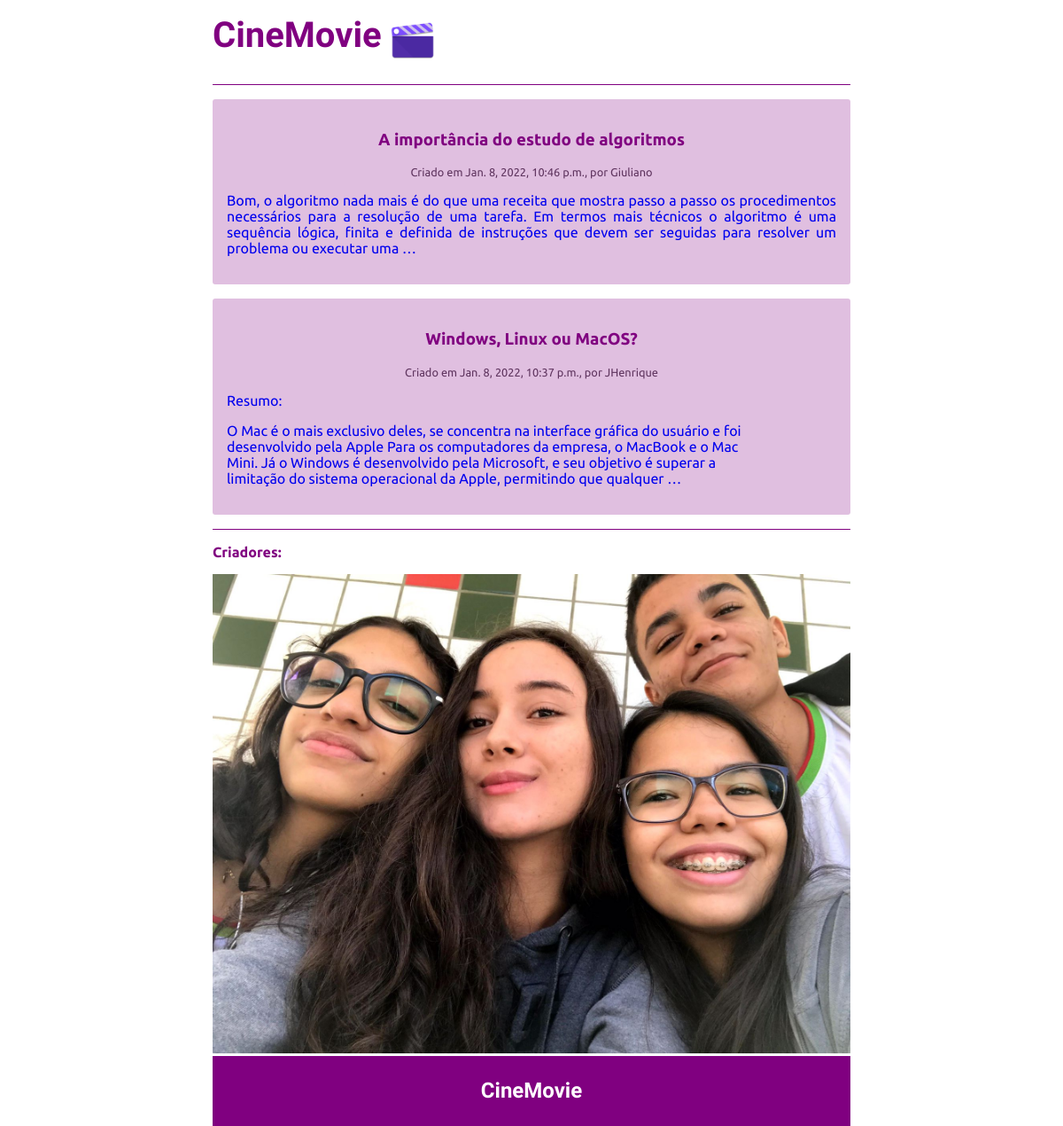
Screenshot of /blog/ with the database file from the repository.
### blog/models.py (models this page shows, shortened)
class Post(models.Model):
    title = models.CharField(max_length=255)
    slug = models.SlugField(max_length=255, unique=True)
    body = models.TextField()
    author = models.ForeignKey(User, on_delete=models.CASCADE)
    created = models.DateTimeField(auto_now_add=True)
    update = models.DateTimeField(auto_now=True)
    class Meta:
        ordering = ("-created",)
    def get_absolute_url(self):
        return reverse("blog:detail", kwargs={"slug": self.slug})

### blog/views.py (the view)
# urls.py: path('', views.PostListView.as_view(), name='list'),
class PostListView(ListView):
    model = Post

### blog/templates/blog/post_list.html (shortened to what this page needs)
{% extends 'blog/base.html' %}
{% block conteudo %}
{% for post in post_list %}
<section class="post">
    <a href="{{ post.get_absolute_url }}">
        <h3 class="titulo-post">{{post.title}}</h3>
        <p class="detalhes-criacao-post">Criado em {{post.created}}, por {{post.author}}</p>
        <p class="conteudo-post">{{post.body|linebreaks|truncatewords:50}}</p>
    </a>
</section>
{% endfor %}
{% endblock %}

### blog/templates/blog/base.html (shortened to what this page needs)
{% load static %}
<!DOCTYPE html>
<html lang="pt-br">
<head>
    <link rel="stylesheet" href="{% static 'css/estilo.css' %}">
</head>
<body class="app img-fundo">
    <header class="cabecalho">
      <section class="logo">
        <h1>CineMovie</h1>
        <img src="{% static 'img/Movies-icon.png' %}" alt="">
      </section>
    </header>
    <main class="conteudo">
        <section class="conteudo-posts img-fundo">
          {% block conteudo %}{% endblock %}
        </section>
        <section class="criadores">
          <p>Criadores:</p>
          <img src="{% static 'img/criadores.jpeg' %}" alt="">
        </section>
    </main>
    <footer>
      <p>CineMovie</p>
    </footer>
</body>
</html>

### blog/static/css/estilo.css (style rules this page uses)
body { margin: 0 20%; }
a { text-decoration: none; }
.cabecalho { border-bottom: 1px solid purple; padding: 1rem 0; margin-bottom: 1rem; }
.logo { display: flex; align-items: center; }
.logo h1 { font-family: 'Courgette', cursive; font-size: 2.5rem; color: purple; margin: 0 10px 1rem 0; }
.logo img { width: 50px; }
.post { background-color: rgb(224, 191, 224); margin: 1rem 0; padding: 1rem; text-align: justify; border-radius: 3px; font-family: 'Ubuntu', sans-serif; }
.titulo-post { color: purple; text-align: center; }
.detalhes-criacao-post { text-align: center; color: rgb(95, 53, 95); font-size: 0.8rem; }
.criadores { border-top: 1px solid purple; font-family: 'Ubuntu', sans-serif; }
.criadores p { color: purple; font-weight: bold; }
.criadores img { width: 100%; }
footer { background-color: purple; color: white; padding: 0.1rem; text-align: center; }
footer p { font-weight: bold; font-family: 'Courgette', cursive; font-size: 1.5rem; }

### rows the page displays
Post: title "A importância do estudo de algoritmos", created "Jan. 8, 2022, 10:46 p.m.", author "Giuliano", body "Bom, o algoritmo nada mais é do que uma receita que mostra passo a passo os procedimentos necessários para a resolução de uma tarefa. Em termos mais técnicos o algoritmo é uma sequência lógica, finita e definida de instruções que devem ser seguidas para resolver um problema ou executar uma …"
Post: title "Windows, Linux ou MacOS?", created "Jan. 8, 2022, 10:37 p.m.", author "JHenrique", body "Resumo: O Mac é o mais exclusivo deles, se concentra na interface gráfica do usuário e foi desenvolvido pela Apple Para os computadores da empresa, o MacBook e o Mac Mini. Já o Windows é desenvolvido pela Microsoft, e seu objetivo é superar a limitação do sistema operacional da Apple, permitindo que qualquer …"
